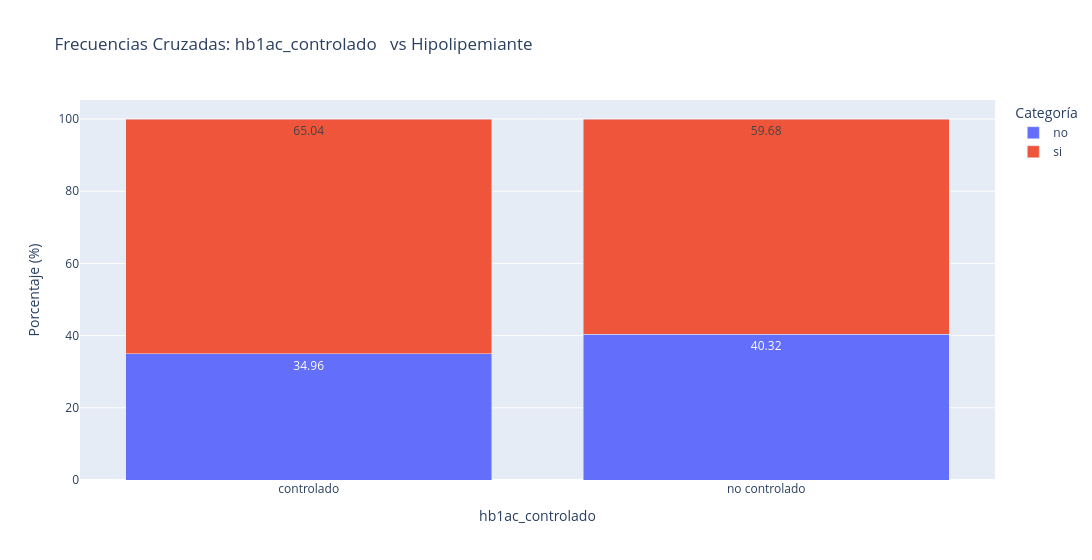
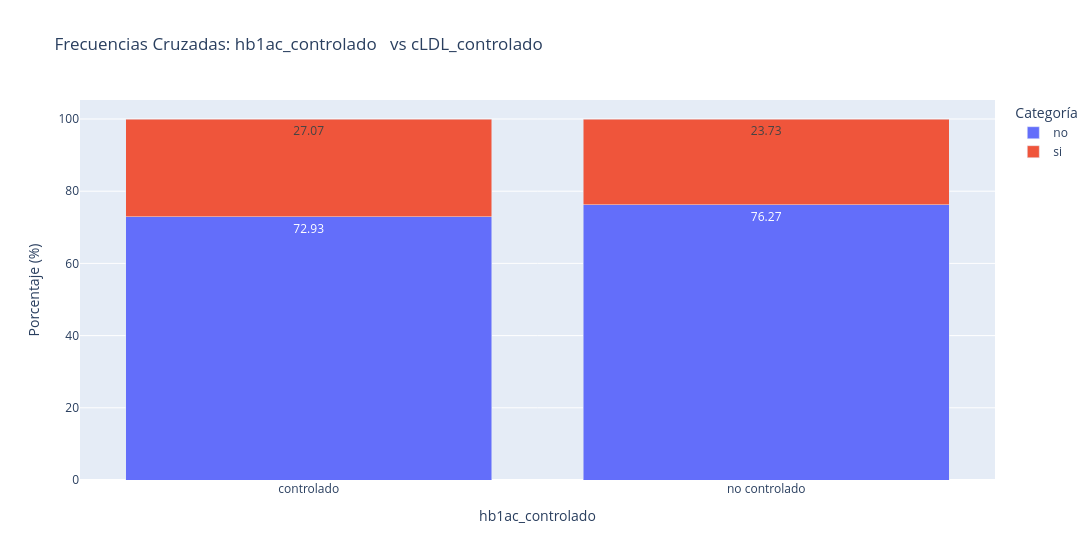
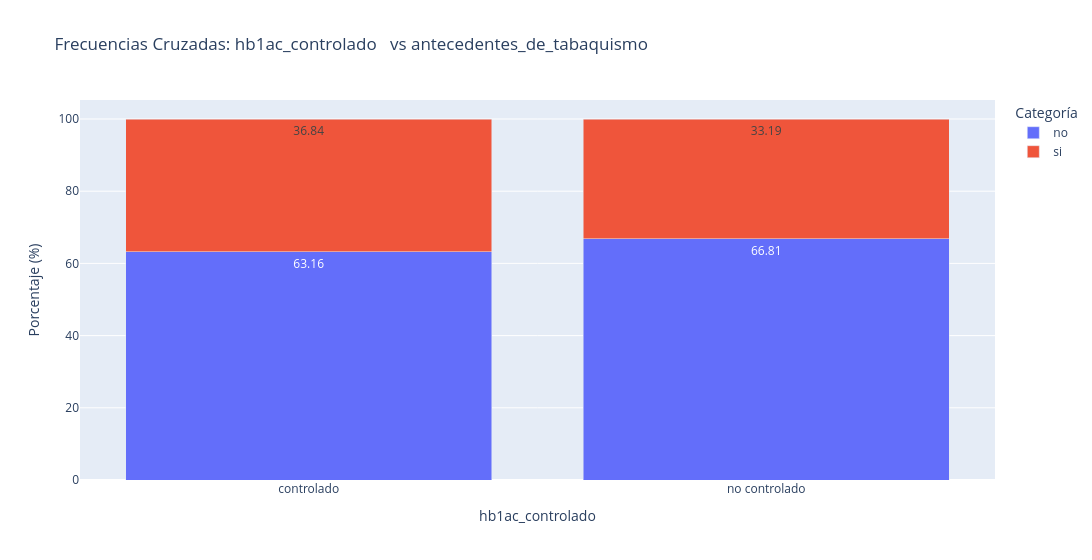

Write notebook code for charts like these, in order.
### Code cell
import pandas as pd
import plotly.express as px

# Variables base y variables a cruzar
variables_base =['hb1ac_controlado', 'peso_controlado', 'tension_controlada', 'perimtero_abdominal_controlado']
variables_cruce = ['Hipolipemiante', 
                   'cLDL_controlado', 
                   'antecedentes_de_tabaquismo', 
                   '¿resultados_relacionados_a_problemas cardiacos?', 
                   'HDL_controlado', 
                   'Trigliceridos_controlados']

# Generar tablas de frecuencias cruzadas con gráficas
for base_var in variables_base:
    for cross_var in variables_cruce:
        if base_var in df.columns and cross_var in df.columns:
            # Crear tabla cruzada
            cross_tab = pd.crosstab(df[base_var], df[cross_var], normalize='index') * 100
            cross_tab = cross_tab.round(2).reset_index()

            # Transformar tabla cruzada a formato largo para graficar
            cross_tab_long = cross_tab.melt(id_vars=[base_var], var_name=cross_var, value_name='Porcentaje')

            # Crear gráfico de barras apiladas
            fig = px.bar(
                cross_tab_long,
                x=base_var,
                y='Porcentaje',
                color=cross_var,
                title=f"Frecuencias Cruzadas: {base_var} \n vs {cross_var}",
                labels={base_var: base_var, cross_var: "Categoría", 'Porcentaje': 'Porcentaje (%)'},
                text='Porcentaje'
            )

            # Cambiar ancho de la gráfica
            fig.update_layout(
                barmode='stack', 
                xaxis={'categoryorder': 'total ascending'},
                width=1200  # Ajusta el ancho aquí (en píxeles)
            )
            fig.show()

### Figure 1 — Plotly figure (JSON) as saved in the notebook; plotly's stock layout.template omitted (floating-point values rounded to 4 significant figures)
{"data": [{"alignmentgroup": "True", "hovertemplate": "Categoría=no<br>hb1ac_controlado=%{x}<br>Porcentaje (%)=%{text}<extra></extra>", "legendgroup": "no", "marker": {"color": "#636efa", "pattern": {"shape": ""}}, "name": "no", "offsetgroup": "no", "orientation": "v", "showlegend": true, "text": [34.96, 40.32], "textposition": "auto", "type": "bar", "x": ["controlado", "no controlado"], "xaxis": "x", "y": [34.96, 40.32], "yaxis": "y"}, {"alignmentgroup": "True", "hovertemplate": "Categoría=si<br>hb1ac_controlado=%{x}<br>Porcentaje (%)=%{text}<extra></extra>", "legendgroup": "si", "marker": {"color": "#EF553B", "pattern": {"shape": ""}}, "name": "si", "offsetgroup": "si", "orientation": "v", "showlegend": true, "text": [65.04, 59.68], "textposition": "auto", "type": "bar", "x": ["controlado", "no controlado"], "xaxis": "x", "y": [65.04, 59.68], "yaxis": "y"}], "layout": {"barmode": "stack", "legend": {"title": {"text": "Categoría"}, "tracegroupgap": 0}, "title": {"text": "Frecuencias Cruzadas: hb1ac_controlado \n vs Hipolipemiante"}, "width": 1200, "xaxis": {"anchor": "y", "categoryorder": "total ascending", "domain": [0, 1], "title": {"text": "hb1ac_controlado"}}, "yaxis": {"anchor": "x", "domain": [0, 1], "title": {"text": "Porcentaje (%)"}}}}

### Figure 2 — Plotly figure (JSON) as saved in the notebook; plotly's stock layout.template omitted (floating-point values rounded to 4 significant figures)
{"data": [{"alignmentgroup": "True", "hovertemplate": "Categoría=no<br>hb1ac_controlado=%{x}<br>Porcentaje (%)=%{text}<extra></extra>", "legendgroup": "no", "marker": {"color": "#636efa", "pattern": {"shape": ""}}, "name": "no", "offsetgroup": "no", "orientation": "v", "showlegend": true, "text": [72.93, 76.27], "textposition": "auto", "type": "bar", "x": ["controlado", "no controlado"], "xaxis": "x", "y": [72.93, 76.27], "yaxis": "y"}, {"alignmentgroup": "True", "hovertemplate": "Categoría=si<br>hb1ac_controlado=%{x}<br>Porcentaje (%)=%{text}<extra></extra>", "legendgroup": "si", "marker": {"color": "#EF553B", "pattern": {"shape": ""}}, "name": "si", "offsetgroup": "si", "orientation": "v", "showlegend": true, "text": [27.07, 23.73], "textposition": "auto", "type": "bar", "x": ["controlado", "no controlado"], "xaxis": "x", "y": [27.07, 23.73], "yaxis": "y"}], "layout": {"barmode": "stack", "legend": {"title": {"text": "Categoría"}, "tracegroupgap": 0}, "title": {"text": "Frecuencias Cruzadas: hb1ac_controlado \n vs cLDL_controlado"}, "width": 1200, "xaxis": {"anchor": "y", "categoryorder": "total ascending", "domain": [0, 1], "title": {"text": "hb1ac_controlado"}}, "yaxis": {"anchor": "x", "domain": [0, 1], "title": {"text": "Porcentaje (%)"}}}}

### Figure 3 — Plotly figure (JSON) as saved in the notebook; plotly's stock layout.template omitted (floating-point values rounded to 4 significant figures)
{"data": [{"alignmentgroup": "True", "hovertemplate": "Categoría=no<br>hb1ac_controlado=%{x}<br>Porcentaje (%)=%{text}<extra></extra>", "legendgroup": "no", "marker": {"color": "#636efa", "pattern": {"shape": ""}}, "name": "no", "offsetgroup": "no", "orientation": "v", "showlegend": true, "text": [63.16, 66.81], "textposition": "auto", "type": "bar", "x": ["controlado", "no controlado"], "xaxis": "x", "y": [63.16, 66.81], "yaxis": "y"}, {"alignmentgroup": "True", "hovertemplate": "Categoría=si<br>hb1ac_controlado=%{x}<br>Porcentaje (%)=%{text}<extra></extra>", "legendgroup": "si", "marker": {"color": "#EF553B", "pattern": {"shape": ""}}, "name": "si", "offsetgroup": "si", "orientation": "v", "showlegend": true, "text": [36.84, 33.19], "textposition": "auto", "type": "bar", "x": ["controlado", "no controlado"], "xaxis": "x", "y": [36.84, 33.19], "yaxis": "y"}], "layout": {"barmode": "stack", "legend": {"title": {"text": "Categoría"}, "tracegroupgap": 0}, "title": {"text": "Frecuencias Cruzadas: hb1ac_controlado \n vs antecedentes_de_tabaquismo"}, "width": 1200, "xaxis": {"anchor": "y", "categoryorder": "total ascending", "domain": [0, 1], "title": {"text": "hb1ac_controlado"}}, "yaxis": {"anchor": "x", "domain": [0, 1], "title": {"text": "Porcentaje (%)"}}}}
